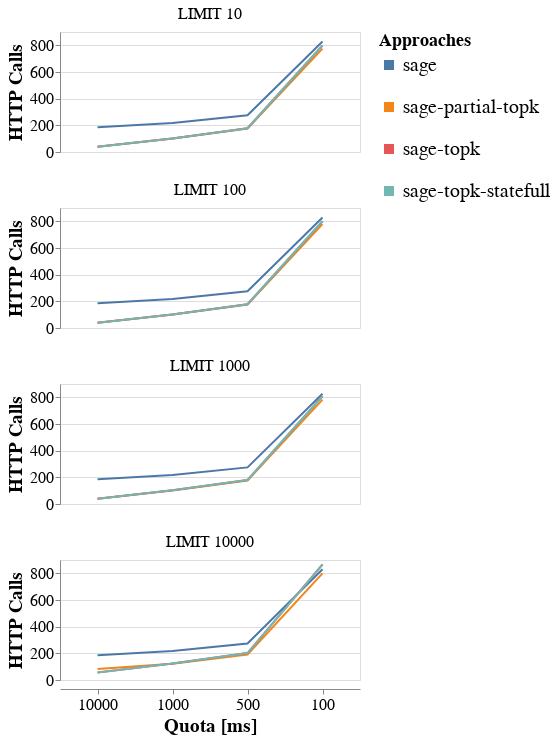

This figure's notebook cell:
### Markdown cell above
## Impact on number of HTTP Calls

### Code cell
base = alt.Chart(df).properties(height=120, width=300)

base.mark_line().encode(
    x=alt.X(
        "quota:N",
        title="Quota [ms]",
        sort=["10000", "1000", "500", "100"],
        axis=alt.Axis(labelAngle=0)
    ),
    y=alt.Y(
        "http_calls:Q",
        title="HTTP Calls",
        scale=alt.Scale(zero=False)
    ),
    color=alt.Color(
        "approach:N",
        legend=alt.Legend(
            title="Approaches",
            labelFontSize=20,
            titleFontSize=18,
            labelLimit=300,
            symbolStrokeWidth=10
        )
    ),
    facet=alt.Facet(
        "limit:N",
        columns=1,
        header=alt.Header(
            title=None,
            labelFontSize=16
        )
    )
).configure_axis(
    labelFontSize=16,
    titleFontSize=19
).resolve_scale(
    y="independent"
)

### Figure 1 — Vega-Lite specification as saved in the notebook (floating-point values rounded to 4 significant figures)
{"config": {"view": {"continuousWidth": 400, "continuousHeight": 300}, "axis": {"labelFontSize": 16, "titleFontSize": 19}}, "data": {"name": "data-3a2548bde2daa34ffacee1588abfd234"}, "mark": "line", "encoding": {"color": {"field": "approach", "legend": {"labelFontSize": 20, "labelLimit": 300, "symbolStrokeWidth": 10, "title": "Approaches", "titleFontSize": 18}, "type": "nominal"}, "facet": {"columns": 1, "field": "limit", "header": {"labelFontSize": 16, "title": null}, "type": "nominal"}, "x": {"axis": {"labelAngle": 0}, "field": "quota", "sort": ["10000", "1000", "500", "100"], "title": "Quota [ms]", "type": "nominal"}, "y": {"field": "http_calls", "scale": {"zero": false}, "title": "HTTP Calls", "type": "quantitative"}}, "height": 120, "resolve": {"scale": {"y": "independent"}}, "width": 300, "$schema": "https://vega.github.io/schema/vega-lite/v4.17.0.json", "datasets": {"data-3a2548bde2daa34ffacee1588abfd234": [{"approach": "sage", "quota": "100", "limit": "LIMIT 10", "run": 2.0, "execution_time": 102.7, "data_transfer": 625.1, "http_calls": 829.3, "solutions": 400.0, "resuming_time": 1.269, "saving_time": 0.1514}, {"approach": "sage", "quota": "100", "limit": "LIMIT 100", "run": 2.0, "execution_time": 103.2, "data_transfer": 625.1, "http_calls": 828.3, "solutions": 3558.0, "resuming_time": 1.304, "saving_time": 0.154}, {"approach": "sage", "quota": "100", "limit": "LIMIT 1000", "run": 2.0, "execution_time": 103.8, "data_transfer": 625.1, "http_calls": 827.3, "solutions": 29780.0, "resuming_time": 1.278, "saving_time": 0.154}, {"approach": "sage", "quota": "100", "limit": "LIMIT 10000", "run": 2.0, "execution_time": 106.6, "data_transfer": 625.1, "http_calls": 830.0, "solutions": 199200.0, "resuming_time": 1.283, "saving_time": 0.1569}, {"approach": "sage", "quota": "1000", "limit": "LIMIT 10", "run": 2.0, "execution_time": 98.52, "data_transfer": 621.7, "http_calls": 218.3, "solutions": 400.0, "resuming_time": 0.6556, "saving_time": 0.03911}, {"approach": "sage", "quota": "1000", "limit": "LIMIT 100", "run": 2.0, "execution_time": 98.5, "data_transfer": 621.7, "http_calls": 218.0, "solutions": 3558.0, "resuming_time": 0.6366, "saving_time": 0.03968}, {"approach": "sage", "quota": "1000", "limit": "LIMIT 1000", "run": 2.0, "execution_time": 98.29, "data_transfer": 621.7, "http_calls": 218.3, "solutions": 29780.0, "resuming_time": 0.6416, "saving_time": 0.03949}, {"approach": "sage", "quota": "1000", "limit": "LIMIT 10000", "run": 2.0, "execution_time": 101.1, "data_transfer": 621.7, "http_calls": 218.0, "solutions": 199200.0, "resuming_time": 0.6365, "saving_time": 0.03953}, {"approach": "sage", "quota": "10000", "limit": "LIMIT 10", "run": 2.0, "execution_time": 98.73, "data_transfer": 621.6, "http_calls": 186.0, "solutions": 400.0, "resuming_time": 0.6281, "saving_time": 0.03245}, {"approach": "sage", "quota": "10000", "limit": "LIMIT 100", "run": 2.0, "execution_time": 97.89, "data_transfer": 621.6, "http_calls": 186.0, "solutions": 3558.0, "resuming_time": 0.6252, "saving_time": 0.03284}, {"approach": "sage", "quota": "10000", "limit": "LIMIT 1000", "run": 2.0, "execution_time": 98.62, "data_transfer": 621.6, "http_calls": 186.0, "solutions": 29780.0, "resuming_time": 0.6437, "saving_time": 0.03266}, {"approach": "sage", "quota": "10000", "limit": "LIMIT 10000", "run": 2.0, "execution_time": 101.0, "data_transfer": 621.6, "http_calls": 186.0, "solutions": 199200.0, "resuming_time": 0.6427, "saving_time": 0.03213}, {"approach": "sage", "quota": "500", "limit": "LIMIT 10", "run": 2.0, "execution_time": 99.12, "data_transfer": 622.0, "http_calls": 275.7, "solutions": 400.0, "resuming_time": 0.6952, "saving_time": 0.05161}, {"approach": "sage", "quota": "500", "limit": "LIMIT 100", "run": 2.0, "execution_time": 99.2, "data_transfer": 622.0, "http_calls": 275.0, "solutions": 3558.0, "resuming_time": 0.7164, "saving_time": 0.05122}, {"approach": "sage", "quota": "500", "limit": "LIMIT 1000", "run": 2.0, "execution_time": 99.36, "data_transfer": 622.0, "http_calls": 274.7, "solutions": 29780.0, "resuming_time": 0.6874, "saving_time": 0.05059}, {"approach": "sage", "quota": "500", "limit": "LIMIT 10000", "run": 2.0, "execution_time": 101.8, "data_transfer": 622.0, "http_calls": 273.7, "solutions": 199200.0, "resuming_time": 0.6822, "saving_time": 0.05039}, {"approach": "sage-partial-topk", "quota": "100", "limit": "LIMIT 10", "run": 2.0, "execution_time": 82.23, "data_transfer": 4.958, "http_calls": 775.7, "solutions": 400.0, "resuming_time": 3.638, "saving_time": 0.1598}, {"approach": "sage-partial-topk", "quota": "100", "limit": "LIMIT 100", "run": 2.0, "execution_time": 83.59, "data_transfer": 8.691, "http_calls": 778.7, "solutions": 3558.0, "resuming_time": 3.952, "saving_time": 0.1626}, {"approach": "sage-partial-topk", "quota": "100", "limit": "LIMIT 1000", "run": 2.0, "execution_time": 85.14, "data_transfer": 40.45, "http_calls": 783.0, "solutions": 29780.0, "resuming_time": 3.9, "saving_time": 0.1604}, {"approach": "sage-partial-topk", "quota": "100", "limit": "LIMIT 10000", "run": 2.0, "execution_time": 97.78, "data_transfer": 185.4, "http_calls": 799.3, "solutions": 199200.0, "resuming_time": 3.972, "saving_time": 0.1619}, {"approach": "sage-partial-topk", "quota": "1000", "limit": "LIMIT 10", "run": 2.0, "execution_time": 76.24, "data_transfer": 0.6777, "http_calls": 102.0, "solutions": 400.0, "resuming_time": 0.58, "saving_time": 0.01762}, {"approach": "sage-partial-topk", "quota": "1000", "limit": "LIMIT 100", "run": 2.0, "execution_time": 76.75, "data_transfer": 3.047, "http_calls": 102.0, "solutions": 3558.0, "resuming_time": 0.6016, "saving_time": 0.01616}, {"approach": "sage-partial-topk", "quota": "1000", "limit": "LIMIT 1000", "run": 2.0, "execution_time": 78.43, "data_transfer": 21.82, "http_calls": 102.0, "solutions": 29780.0, "resuming_time": 0.6224, "saving_time": 0.0162}, {"approach": "sage-partial-topk", "quota": "1000", "limit": "LIMIT 10000", "run": 2.0, "execution_time": 91.23, "data_transfer": 202.9, "http_calls": 122.0, "solutions": 199200.0, "resuming_time": 0.6822, "saving_time": 0.02093}, {"approach": "sage-partial-topk", "quota": "10000", "limit": "LIMIT 10", "run": 2.0, "execution_time": 77.03, "data_transfer": 0.2376, "http_calls": 40.0, "solutions": 400.0, "resuming_time": 0.2761, "saving_time": 1.216e-05}, {"approach": "sage-partial-topk", "quota": "10000", "limit": "LIMIT 100", "run": 2.0, "execution_time": 77.39, "data_transfer": 1.741, "http_calls": 40.0, "solutions": 3558.0, "resuming_time": 0.2819, "saving_time": 1.303e-05}, {"approach": "sage-partial-topk", "quota": "10000", "limit": "LIMIT 1000", "run": 2.0, "execution_time": 79.24, "data_transfer": 13.12, "http_calls": 40.0, "solutions": 29780.0, "resuming_time": 0.3168, "saving_time": 1.454e-05}, {"approach": "sage-partial-topk", "quota": "10000", "limit": "LIMIT 10000", "run": 2.0, "execution_time": 91.04, "data_transfer": 211.1, "http_calls": 83.0, "solutions": 199200.0, "resuming_time": 0.4737, "saving_time": 0.0109}, {"approach": "sage-partial-topk", "quota": "500", "limit": "LIMIT 10", "run": 2.0, "execution_time": 76.93, "data_transfer": 1.155, "http_calls": 176.0, "solutions": 400.0, "resuming_time": 0.9386, "saving_time": 0.03449}, {"approach": "sage-partial-topk", "quota": "500", "limit": "LIMIT 100", "run": 2.0, "execution_time": 77.24, "data_transfer": 3.782, "http_calls": 176.0, "solutions": 3558.0, "resuming_time": 0.9305, "saving_time": 0.03321}, {"approach": "sage-partial-topk", "quota": "500", "limit": "LIMIT 1000", "run": 2.0, "execution_time": 79.54, "data_transfer": 26.0, "http_calls": 176.3, "solutions": 29780.0, "resuming_time": 1.01, "saving_time": 0.03419}, {"approach": "sage-partial-topk", "quota": "500", "limit": "LIMIT 10000", "run": 2.0, "execution_time": 91.61, "data_transfer": 197.8, "http_calls": 191.0, "solutions": 199200.0, "resuming_time": 1.04, "saving_time": 0.03643}, {"approach": "sage-topk", "quota": "100", "limit": "LIMIT 10", "run": 2.0, "execution_time": 84.45, "data_transfer": 12.81, "http_calls": 799.0, "solutions": 400.0, "resuming_time": 4.007, "saving_time": 0.259}, {"approach": "sage-topk", "quota": "100", "limit": "LIMIT 100", "run": 2.0, "execution_time": 87.71, "data_transfer": 84.65, "http_calls": 799.7, "solutions": 3558.0, "resuming_time": 4.923, "saving_time": 0.9698}, {"approach": "sage-topk", "quota": "100", "limit": "LIMIT 1000", "run": 2.0, "execution_time": 115.9, "data_transfer": 754.1, "http_calls": 809.0, "solutions": 29780.0, "resuming_time": 14.84, "saving_time": 8.655}, {"approach": "sage-topk", "quota": "100", "limit": "LIMIT 10000", "run": 2.0, "execution_time": 327.5, "data_transfer": 6584.0, "http_calls": 866.7, "solutions": 199200.0, "resuming_time": 82.73, "saving_time": 70.25}, {"approach": "sage-topk", "quota": "1000", "limit": "LIMIT 10", "run": 2.0, "execution_time": 77.42, "data_transfer": 1.22, "http_calls": 102.0, "solutions": 400.0, "resuming_time": 0.5831, "saving_time": 0.02465}, {"approach": "sage-topk", "quota": "1000", "limit": "LIMIT 100", "run": 2.0, "execution_time": 77.8, "data_transfer": 8.301, "http_calls": 102.0, "solutions": 3558.0, "resuming_time": 0.6466, "saving_time": 0.08245}, {"approach": "sage-topk", "quota": "1000", "limit": "LIMIT 1000", "run": 2.0, "execution_time": 81.91, "data_transfer": 71.94, "http_calls": 103.0, "solutions": 29780.0, "resuming_time": 1.5, "saving_time": 0.628}, {"approach": "sage-topk", "quota": "1000", "limit": "LIMIT 10000", "run": 2.0, "execution_time": 107.8, "data_transfer": 654.0, "http_calls": 124.0, "solutions": 199200.0, "resuming_time": 7.703, "saving_time": 6.347}, {"approach": "sage-topk", "quota": "10000", "limit": "LIMIT 10", "run": 2.0, "execution_time": 76.39, "data_transfer": 0.1919, "http_calls": 40.0, "solutions": 400.0, "resuming_time": 0.2982, "saving_time": 1.407e-05}, {"approach": "sage-topk", "quota": "10000", "limit": "LIMIT 100", "run": 2.0, "execution_time": 76.97, "data_transfer": 1.346, "http_calls": 40.0, "solutions": 3558.0, "resuming_time": 0.2763, "saving_time": 1.367e-05}, {"approach": "sage-topk", "quota": "10000", "limit": "LIMIT 1000", "run": 2.0, "execution_time": 78.39, "data_transfer": 9.938, "http_calls": 40.0, "solutions": 29780.0, "resuming_time": 0.2788, "saving_time": 1.383e-05}, {"approach": "sage-topk", "quota": "10000", "limit": "LIMIT 10000", "run": 2.0, "execution_time": 85.62, "data_transfer": 61.24, "http_calls": 56.0, "solutions": 199200.0, "resuming_time": 0.3715, "saving_time": 0.004045}, {"approach": "sage-topk", "quota": "500", "limit": "LIMIT 10", "run": 2.0, "execution_time": 78.81, "data_transfer": 2.458, "http_calls": 178.0, "solutions": 400.0, "resuming_time": 1.062, "saving_time": 0.05217}, {"approach": "sage-topk", "quota": "500", "limit": "LIMIT 100", "run": 2.0, "execution_time": 79.04, "data_transfer": 16.52, "http_calls": 178.3, "solutions": 3558.0, "resuming_time": 1.16, "saving_time": 0.182}, {"approach": "sage-topk", "quota": "500", "limit": "LIMIT 1000", "run": 2.0, "execution_time": 85.8, "data_transfer": 147.8, "http_calls": 179.7, "solutions": 29780.0, "resuming_time": 2.942, "saving_time": 1.476}, {"approach": "sage-topk", "quota": "500", "limit": "LIMIT 10000", "run": 2.0, "execution_time": 131.0, "data_transfer": 1285.0, "http_calls": 202.3, "solutions": 199200.0, "resuming_time": 15.64, "saving_time": 13.04}, {"approach": "sage-topk-statefull", "quota": "100", "limit": "LIMIT 10", "run": 2.0, "execution_time": 84.77, "data_transfer": 0.9975, "http_calls": 798.7, "solutions": 400.0, "resuming_time": 4.03, "saving_time": 0.2616}, {"approach": "sage-topk-statefull", "quota": "100", "limit": "LIMIT 100", "run": 2.0, "execution_time": 86.93, "data_transfer": 2.156, "http_calls": 802.7, "solutions": 3558.0, "resuming_time": 4.868, "saving_time": 0.9696}, {"approach": "sage-topk-statefull", "quota": "100", "limit": "LIMIT 1000", "run": 2.0, "execution_time": 108.6, "data_transfer": 10.75, "http_calls": 808.3, "solutions": 29780.0, "resuming_time": 13.67, "saving_time": 8.101}, {"approach": "sage-topk-statefull", "quota": "100", "limit": "LIMIT 10000", "run": 2.0, "execution_time": 284.0, "data_transfer": 62.06, "http_calls": 866.0, "solutions": 199200.0, "resuming_time": 81.89, "saving_time": 70.53}, {"approach": "sage-topk-statefull", "quota": "1000", "limit": "LIMIT 10", "run": 2.0, "execution_time": 77.44, "data_transfer": 0.2576, "http_calls": 102.0, "solutions": 400.0, "resuming_time": 0.5951, "saving_time": 0.02519}, {"approach": "sage-topk-statefull", "quota": "1000", "limit": "LIMIT 100", "run": 2.0, "execution_time": 78.01, "data_transfer": 1.412, "http_calls": 102.0, "solutions": 3558.0, "resuming_time": 0.7054, "saving_time": 0.08442}, {"approach": "sage-topk-statefull", "quota": "1000", "limit": "LIMIT 1000", "run": 2.0, "execution_time": 81.16, "data_transfer": 10.0, "http_calls": 103.0, "solutions": 29780.0, "resuming_time": 1.418, "saving_time": 0.6264}, {"approach": "sage-topk-statefull", "quota": "1000", "limit": "LIMIT 10000", "run": 2.0, "execution_time": 104.3, "data_transfer": 61.27, "http_calls": 124.0, "solutions": 199200.0, "resuming_time": 7.721, "saving_time": 6.537}, {"approach": "sage-topk-statefull", "quota": "10000", "limit": "LIMIT 10", "run": 2.0, "execution_time": 76.58, "data_transfer": 0.192, "http_calls": 40.0, "solutions": 400.0, "resuming_time": 0.2944, "saving_time": 1.264e-05}, {"approach": "sage-topk-statefull", "quota": "10000", "limit": "LIMIT 100", "run": 2.0, "execution_time": 77.09, "data_transfer": 1.346, "http_calls": 40.0, "solutions": 3558.0, "resuming_time": 0.2952, "saving_time": 1.351e-05}, {"approach": "sage-topk-statefull", "quota": "10000", "limit": "LIMIT 1000", "run": 2.0, "execution_time": 78.66, "data_transfer": 9.938, "http_calls": 40.0, "solutions": 29780.0, "resuming_time": 0.2946, "saving_time": 1.423e-05}, {"approach": "sage-topk-statefull", "quota": "10000", "limit": "LIMIT 10000", "run": 2.0, "execution_time": 85.87, "data_transfer": 61.2, "http_calls": 56.33, "solutions": 199200.0, "resuming_time": 0.4048, "saving_time": 0.02323}, {"approach": "sage-topk-statefull", "quota": "500", "limit": "LIMIT 10", "run": 2.0, "execution_time": 78.35, "data_transfer": 0.338, "http_calls": 178.0, "solutions": 400.0, "resuming_time": 0.9814, "saving_time": 0.05388}, {"approach": "sage-topk-statefull", "quota": "500", "limit": "LIMIT 100", "run": 2.0, "execution_time": 79.46, "data_transfer": 1.492, "http_calls": 178.0, "solutions": 3558.0, "resuming_time": 1.216, "saving_time": 0.1737}, {"approach": "sage-topk-statefull", "quota": "500", "limit": "LIMIT 1000", "run": 2.0, "execution_time": 84.74, "data_transfer": 10.09, "http_calls": 180.0, "solutions": 29780.0, "resuming_time": 2.687, "saving_time": 1.451}, {"approach": "sage-topk-statefull", "quota": "500", "limit": "LIMIT 10000", "run": 2.0, "execution_time": 123.5, "data_transfer": 61.36, "http_calls": 202.0, "solutions": 199200.0, "resuming_time": 15.34, "saving_time": 13.0}]}}
